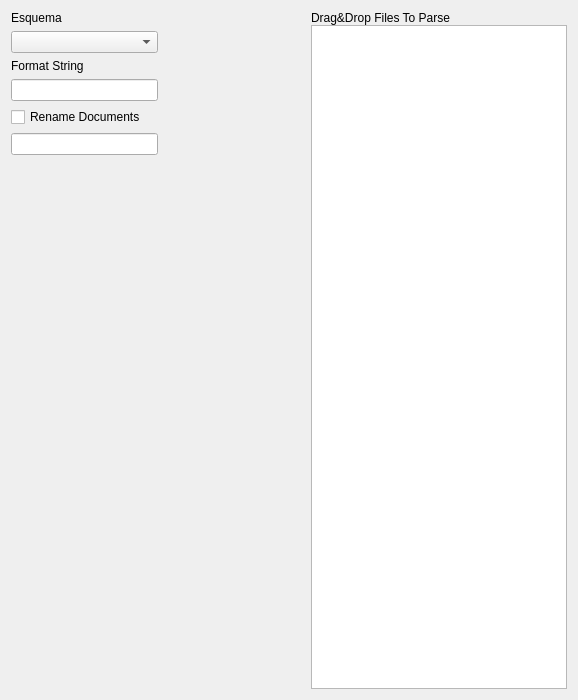
<?xml version="1.0" encoding="UTF-8"?>
<ui version="4.0">
 <class>PExpFormToolBoxPage</class>
 <widget class="QWidget" name="PExpFormToolBoxPage">
  <property name="geometry">
   <rect>
    <x>0</x>
    <y>0</y>
    <width>578</width>
    <height>700</height>
   </rect>
  </property>
  <property name="sizePolicy">
   <sizepolicy hsizetype="Preferred" vsizetype="Preferred">
    <horstretch>0</horstretch>
    <verstretch>0</verstretch>
   </sizepolicy>
  </property>
  <property name="minimumSize">
   <size>
    <width>0</width>
    <height>700</height>
   </size>
  </property>
  <property name="windowTitle">
   <string>Form</string>
  </property>
  <layout class="QGridLayout" name="gridLayout">
   <item row="1" column="0">
    <widget class="QComboBox" name="comboBox_esquemaName"/>
   </item>
   <item row="3" column="0">
    <widget class="QLineEdit" name="lineEdit_formatString">
     <property name="toolTip">
      <string>&lt;html&gt;&lt;head/&gt;&lt;body&gt;&lt;p&gt;&lt;span style=&quot; font-weight:700;&quot;&gt;Defines formating of the csv exported doc. &lt;/span&gt;&lt;/p&gt;&lt;p&gt;- Use ',' as a cell separator.&lt;/p&gt;&lt;p&gt;- Use &amp;lt;dataName&amp;gt; to specify placeholders to be replaced&lt;/p&gt;&lt;p&gt;- You can use empty cells by concatenating ','&lt;/p&gt;&lt;p&gt;&lt;span style=&quot; font-weight:700;&quot;&gt;Example&lt;/span&gt;&lt;/p&gt;&lt;p&gt;&lt;span style=&quot; font-style:italic;&quot;&gt;&amp;lt;data1&amp;gt; someFixedText,&amp;lt;data2&amp;gt;,,,&amp;lt;data3&amp;gt; someMoreFixedText &amp;lt;data2&amp;gt; etc.&lt;/span&gt;&lt;/p&gt;&lt;/body&gt;&lt;/html&gt;</string>
     </property>
    </widget>
   </item>
   <item row="2" column="0">
    <widget class="QLabel" name="label_formatString">
     <property name="sizePolicy">
      <sizepolicy hsizetype="Preferred" vsizetype="Fixed">
       <horstretch>0</horstretch>
       <verstretch>0</verstretch>
      </sizepolicy>
     </property>
     <property name="text">
      <string>Format String</string>
     </property>
    </widget>
   </item>
   <item row="4" column="0">
    <widget class="QCheckBox" name="checkBox_renameDocs">
     <property name="toolTip">
      <string>&lt;html&gt;&lt;head/&gt;&lt;body&gt;&lt;p&gt;Enable renaming of each parsed pdf document&lt;/p&gt;&lt;/body&gt;&lt;/html&gt;</string>
     </property>
     <property name="text">
      <string>Rename Documents</string>
     </property>
    </widget>
   </item>
   <item row="3" column="1">
    <spacer name="horizontalSpacer">
     <property name="orientation">
      <enum>Qt::Horizontal</enum>
     </property>
     <property name="sizeHint" stdset="0">
      <size>
       <width>40</width>
       <height>20</height>
      </size>
     </property>
    </spacer>
   </item>
   <item row="1" column="1">
    <spacer name="horizontalSpacer_2">
     <property name="orientation">
      <enum>Qt::Horizontal</enum>
     </property>
     <property name="sizeHint" stdset="0">
      <size>
       <width>40</width>
       <height>20</height>
      </size>
     </property>
    </spacer>
   </item>
   <item row="0" column="0">
    <widget class="QLabel" name="label">
     <property name="sizePolicy">
      <sizepolicy hsizetype="Preferred" vsizetype="Fixed">
       <horstretch>0</horstretch>
       <verstretch>0</verstretch>
      </sizepolicy>
     </property>
     <property name="text">
      <string>Esquema</string>
     </property>
    </widget>
   </item>
   <item row="0" column="2" rowspan="9">
    <widget class="QFrame" name="frame">
     <property name="frameShape">
      <enum>QFrame::NoFrame</enum>
     </property>
     <property name="frameShadow">
      <enum>QFrame::Raised</enum>
     </property>
     <layout class="QVBoxLayout" name="verticalLayout">
      <property name="spacing">
       <number>0</number>
      </property>
      <property name="leftMargin">
       <number>0</number>
      </property>
      <property name="topMargin">
       <number>0</number>
      </property>
      <property name="rightMargin">
       <number>0</number>
      </property>
      <property name="bottomMargin">
       <number>0</number>
      </property>
      <item>
       <widget class="QLabel" name="label_2">
        <property name="autoFillBackground">
         <bool>true</bool>
        </property>
        <property name="text">
         <string>Drag&amp;Drop Files To Parse</string>
        </property>
       </widget>
      </item>
      <item>
       <widget class="WLoadedFilesTreeView" name="TreeList_files">
        <property name="sizePolicy">
         <sizepolicy hsizetype="Expanding" vsizetype="Expanding">
          <horstretch>0</horstretch>
          <verstretch>0</verstretch>
         </sizepolicy>
        </property>
        <property name="editTriggers">
         <set>QAbstractItemView::NoEditTriggers</set>
        </property>
        <property name="dragDropMode">
         <enum>QAbstractItemView::DragDrop</enum>
        </property>
       </widget>
      </item>
     </layout>
    </widget>
   </item>
   <item row="5" column="0">
    <widget class="QLineEdit" name="lineEdit_renameDocs">
     <property name="toolTip">
      <string>&lt;html&gt;&lt;head/&gt;&lt;body&gt;&lt;p&gt;&lt;span style=&quot; font-weight:700;&quot;&gt;Use &lt;/span&gt;&lt;span style=&quot; font-style:italic;&quot;&gt;&amp;lt;dataName&amp;gt;&lt;/span&gt;&lt;span style=&quot; font-weight:700;&quot;&gt; as placeholders for you defined data. &lt;/span&gt;&lt;/p&gt;&lt;p&gt;&lt;span style=&quot; font-weight:700;&quot;&gt;Example&lt;/span&gt;&lt;/p&gt;&lt;p&gt;&lt;span style=&quot; font-style:italic;&quot;&gt;&amp;lt;data1&amp;gt; fixed text &amp;lt;data2&amp;gt; more fixed text&lt;/span&gt;&lt;/p&gt;&lt;/body&gt;&lt;/html&gt;</string>
     </property>
     <property name="placeholderText">
      <string extracomment="use '&lt;dataName&gt;' as placeholders "/>
     </property>
    </widget>
   </item>
  </layout>
 </widget>
 <customwidgets>
  <customwidget>
   <class>WLoadedFilesTreeView</class>
   <extends>QListWidget</extends>
   <header>WLoadedFilesTreeView.h</header>
  </customwidget>
 </customwidgets>
 <resources/>
 <connections/>
</ui>
